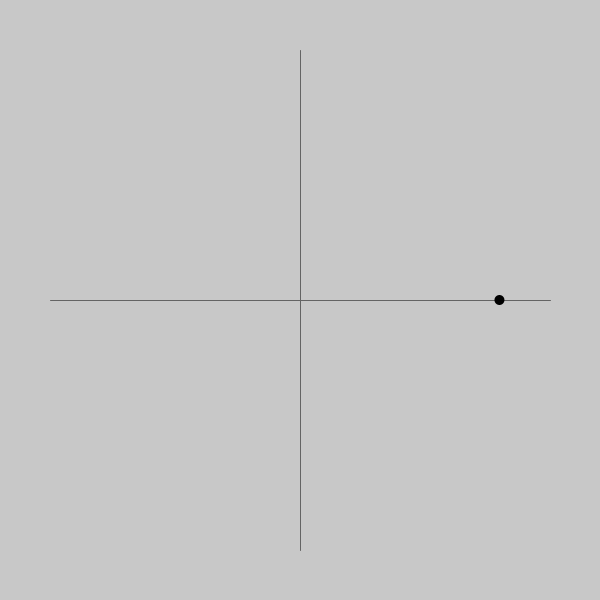
Frame 1 (no input)
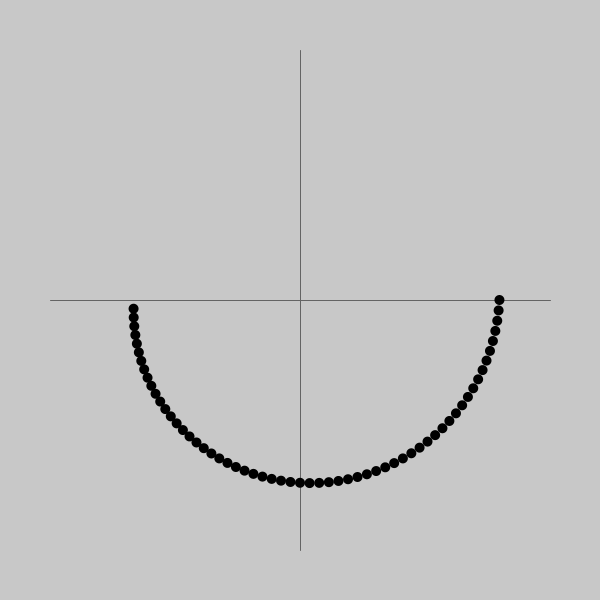
Frame 60 (the mouse pressed at the canvas centre just before this capture)
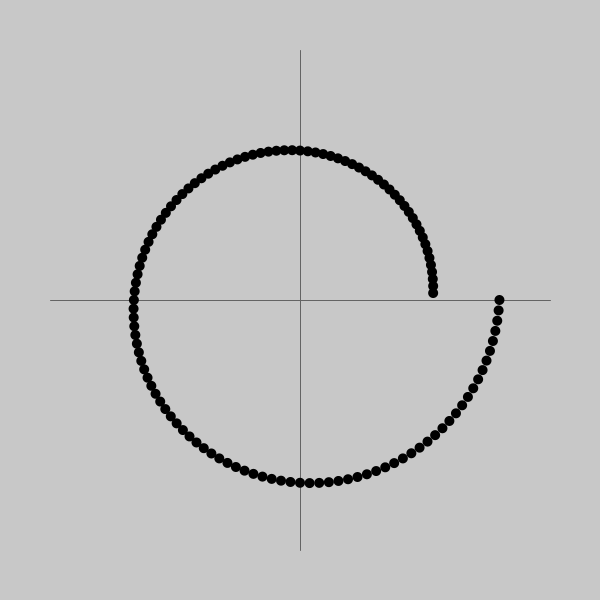
Frame 120 (the mouse held since frame 60 and released just before this capture)

The Processing sketch that drew these frames (run headless with seeded random() and noise(); from frame 60 on, the mouse is pressed at the canvas centre):

// Processing sketch: processing_186838
// ── processing_186838.pde

float dt = 1/60.0;

// Radio inicial y radio
float rIni = 200.0;
float r;

// Frecuencia
float f = 0.5;

// Vueltas que da la espiral antes de llegar al centro
float vueltas = 3.0;

// Velocidad angular
float w = 0.0;

// Tiempo
float t;

PVector pos;

void setup() {
  size(600, 600);
  background(200);
  
  translate(width/2, height/2);
  
  // Ejes
  stroke(100);
  line(0, 0-rIni-50, 0, 0+rIni+50);
  line(0-rIni-50, 0, 0+rIni+50, 0);
  
  pos = new PVector(0, 0);
  r = rIni;
  t = 0.0;
}

void draw() {
  // Cuando llega a fin(0, 0), volver a empezar
  if (r <= 0) {
    background(200);
  
    translate(width/2, height/2);
    
    // Ejes
    stroke(100);
    line(0, 0-rIni-50, 0, 0+rIni+50);
    line(0-rIni-50, 0, 0+rIni+50, 0);
    
    pos = new PVector(0, 0);
    r = rIni;
    t = 0.0-dt;
  }
  
  translate(width/2, height/2);
  
  w = TWO_PI * f;
  
  r -= rIni/vueltas * f * dt;
  
  pos.x = r * cos(w * t);
  pos.y = r * sin(w * t);
  
  fill(0);
  noStroke();
  ellipse(pos.x, pos.y, 10, 10);
  
  t += dt;
}

void keyPressed() {
  // Convertir a float el código de la tecla.
  // Se le resta 48 debido a la codificación
  // de las teclas que usa JavaScript
  int num = parseInt(key) - 48;
  
  // Comprobar si se ha pulsado un número
  if (num >= 1 && num <= 9) {
    vueltas = num;
    r = 0;
  }
}
